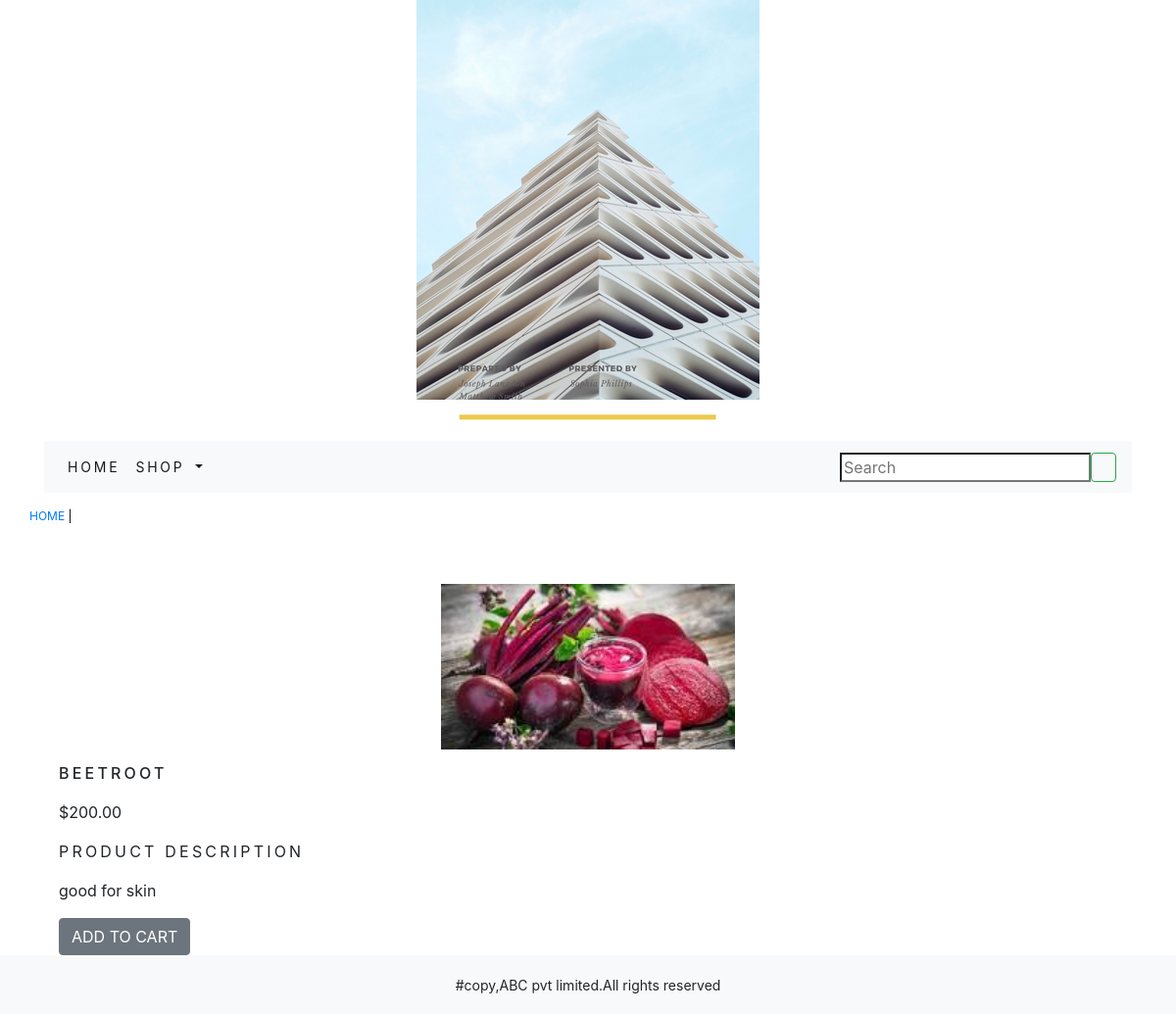
The app's page /shop/vegetables/beetroot/ with its own data.
### shop/models.py (models this page shows, shortened)
class Products(models.Model):
    name=models.CharField(max_length=250,unique=True)
    slug=models.SlugField(max_length=250,unique=True)
    description=models.TextField(blank=True)
    price=models.DecimalField(max_digits=10,decimal_places=2)
    Category=models.ForeignKey(Category,on_delete=models.CASCADE)
    image=models.ImageField(upload_to='products',blank=True)
    stock=models.IntegerField()
    available=models.BooleanField(default=True)
    created=models.DateTimeField(auto_now_add=True)
    updated=models.DateTimeField(auto_now=True)
    class Meta:
        ordering=('name',)
        verbose_name='product'
        verbose_name_plural='products'

### shop/views.py (the view)
# urls.py: path('<slug:c_slug>/<slug:product_slug>/',views.prodDetail,name='prodcatdetail')
def prodDetail(request,c_slug,product_slug):
    try:
        product=Products.objects.get(Category__slug = c_slug,slug=product_slug)
    except Exception as e:
        raise e
    return render(request,'detail.html',{"product":product})

### cart/context_processors.py (called while the page is built)
def counter(request):
    item_count=0
    if 'admin' in request.path:
        return {}
    else:
        try:
            cart=Cart.objects.filter(cart_id=_cart_id(request))
            cart_items=CartItem.objects.all().filter(cart=cart[:1])
            for cart_item in cart_items:
                item_count += cart_item.quantity
        except Cart.DoesNotExist:
            item_count=0
    return dict(item_count=item_count)

### cart/views.py (called while the page is built)
def _cart_id(request):
    cart=request.session.session_key
    if not cart:
        cart=request.session.create()
    return cart

### shop/context_processors.py (called while the page is built)
def menu_links(request):
    links=Category.objects.all()
    return dict(links=links)

### shop/models.py (called while the page is built)
    def get_url(self):
        return reverse('shop:products_by_category',args=[self.slug])

### templates/detail.html (shortened to what this page needs)
{% extends 'base.html' %}
{% load static %}
{% block content %}
<div class="row my_prod_row_class">
    <div class="mx_auto">
      <p><a href="{% url 'shop:allprodcat' %}">HOME</a> | <a href="{{product.category.get_url}}">{{product.category}}</a></p>
    </div>
</div>
<div class="container">
<br>
<div class="row">
    <div class="col-md-12 col-sm-12 col-md-12 col-lg-12 text-center">
        <div style="min-width:18rem">
            <img src="{{product.image.url}}"  alt="{{product.name}}" class="my-image-class">
        </div>
    </div>
</div>
    <div>
            <h1 class="my_prod_title">{{product.name}}</h1>
            <p>${{product.price}}</p>
            <p class="my_title">Product Description</p>
            <p class="text-justify my_prod_text">{{product.description}}</p>
            {% if product.stock <= 0 %}
            <p class="text-justify my_prod_text"><b>OUT OF STOCK</b></p>
            {% else %}
            <a class="btn btn-secondary" href="{% url 'cart:add_cart' product.id %}">ADD TO CART</a>
            {% endif %}
        </div>
    </div>
{% endblock %}

### static/css/custom.css (style rules this page uses)
body { font-family:'Shantell Sans', cursive; }
.my-image-class { width: 300px !important; height: auto; }
.my_title { font-size: 16px; text-transform:uppercase; letter-spacing:.2em; }
.my_prod_row_class { padding-top: 15px; padding-bottom: 20px; }
.my_prod_row_class { color:black; font-size: 12px; text-decoration: none; }
.my_prod_title { font-size: 16px; text-transform: uppercase; letter-spacing: .2em; padding-top: 15px; padding-bottom: 10px; }
.my_prod_text { padding-right: 20px; }

### records on screen
Products: image (picture), name "BEETROOT", price "200.00", description "good for skin"
